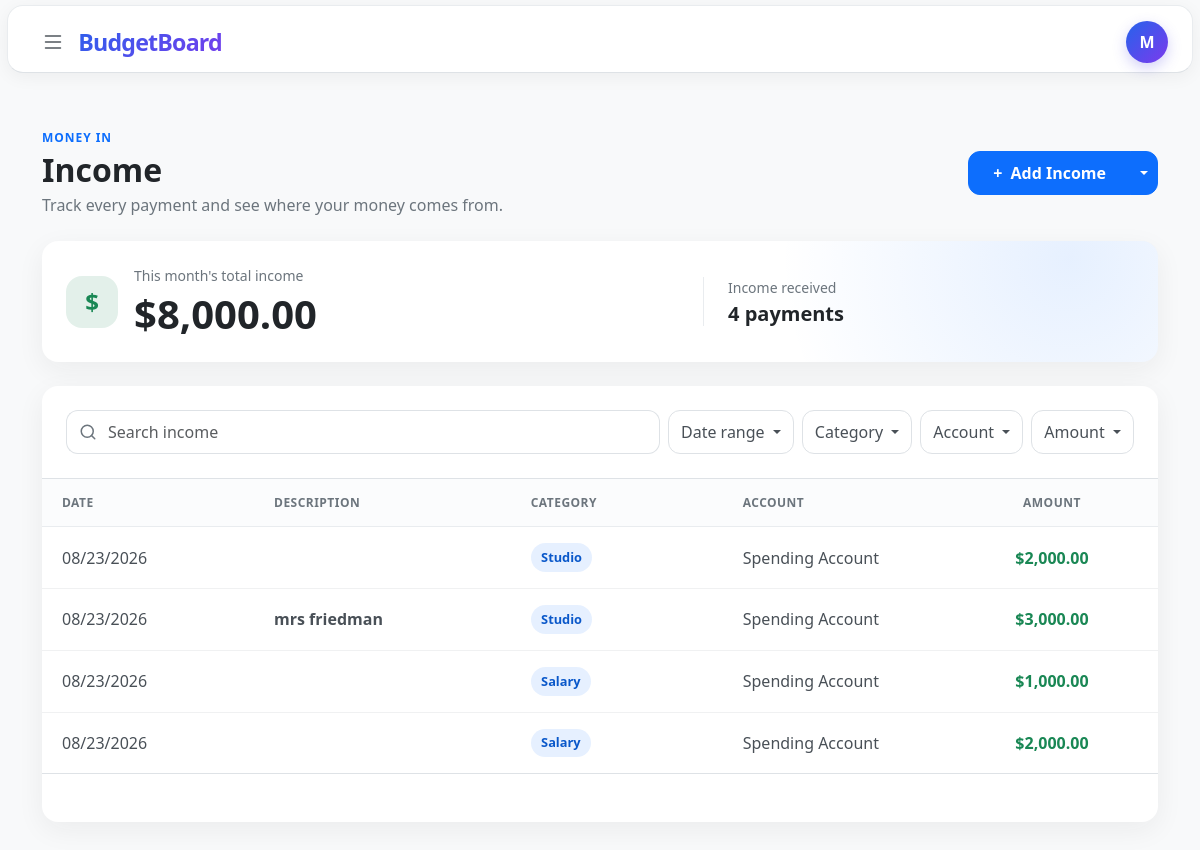
Page /income (signed in) on the earlier database version.
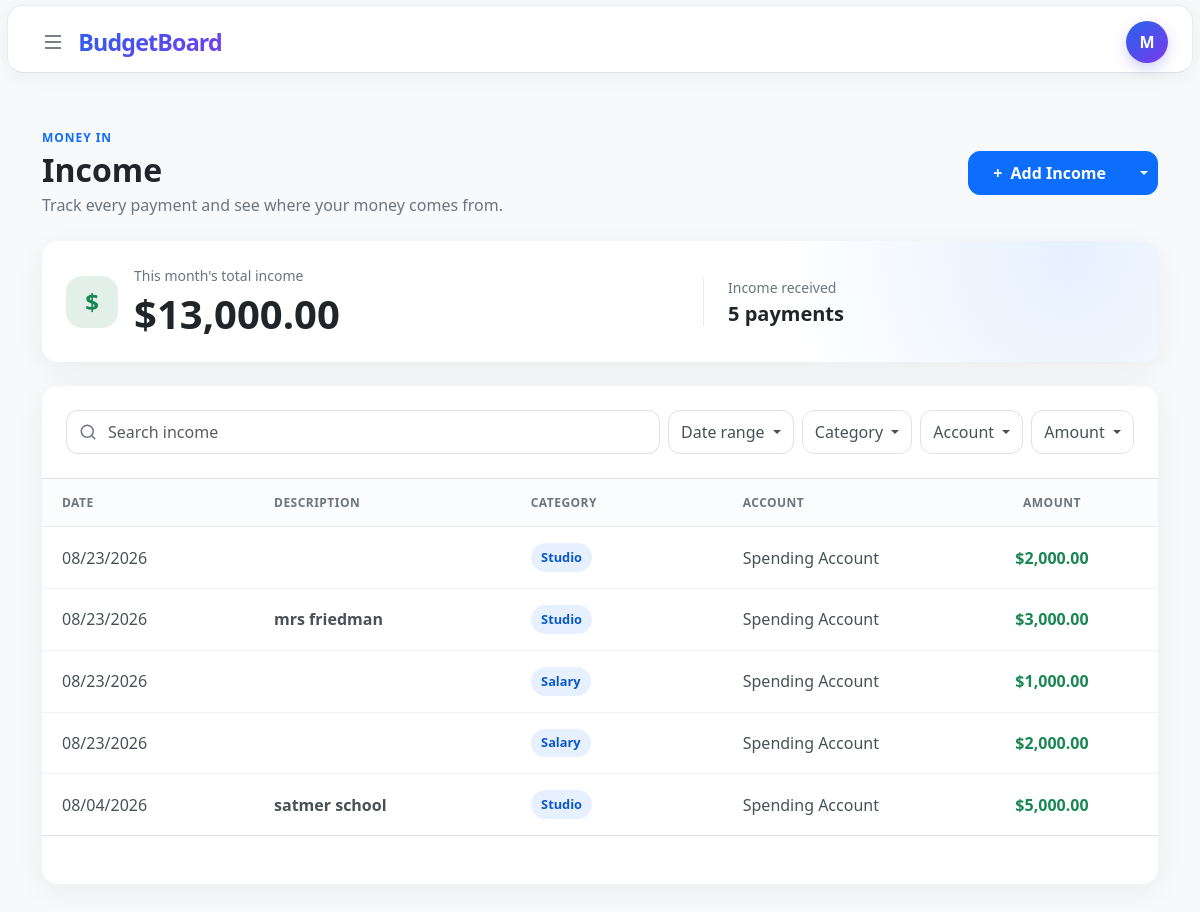
Same page on the later database version.
### tables this page shows
CREATE TABLE income (
    id INTEGER PRIMARY KEY AUTOINCREMENT,
    user_id INTEGER NOT NULL,
    amount NUMERIC NOT NULL,
    category_id INTEGER NOT NULL,
    description TEXT,
    account_id INTEGER NOT NULL,
    date DATETIME NOT NULL DEFAULT CURRENT_TIMESTAMP,
    added_at DATETIME NOT NULL DEFAULT CURRENT_TIMESTAMP,

    FOREIGN KEY (user_id) REFERENCES users(id),
    FOREIGN KEY (category_id) REFERENCES categories(id),
    FOREIGN KEY (account_id) REFERENCES accounts(id)
);

CREATE TABLE categories (
    id INTEGER PRIMARY KEY AUTOINCREMENT,
    user_id INTEGER NOT NULL,
    name TEXT NOT NULL,
    type TEXT NOT NULL CHECK (type IN ('income', 'expense')),
    created_at DATETIME NOT NULL DEFAULT CURRENT_TIMESTAMP,

    FOREIGN KEY (user_id) REFERENCES users(id),
    UNIQUE (user_id, name, type)
);

CREATE TABLE accounts(
    id INTEGER PRIMARY KEY AUTOINCREMENT,
    user_id INTEGER NOT NULL,
    name TEXT NOT NULL,
    type TEXT NOT NULL CHECK (
        type IN (
            'checking',
            'savings',
            'cash',
            'credit card',
            'investment',
            'other'
        )
    ),
    bank TEXT,
    created_at DATETIME NOT NULL DEFAULT CURRENT_TIMESTAMP,

    FOREIGN KEY (user_id) REFERENCES users(id)
);

### app.py (the view)
@app.route("/income", defaults={"limit": 10}, methods=["GET", "POST"])
@app.route("/income/<int:limit>", methods=["GET", "POST"])
def income(limit):
    user_id = session["user_id"]
    allowed_limits = (10, 25, 50)
    if limit not in allowed_limits:
        limit = 10
    errors = {}
    if request.method == "POST":
        amount_text = (request.form.get("amount") or "").strip()
        category_name = (request.form.get("category") or "").strip()
        submitted_description = request.form.get("description")
        description = submitted_description.strip() if submitted_description else None
        account_id_text = (request.form.get("account_id") or "").strip()
        income_date = (request.form.get("date") or "").strip()
        cents_amount = None
        account_id = None
        try:
            amount = Decimal(amount_text)
            cents_amount = amount.quantize(Decimal("0.01"))
            if not amount.is_finite() or amount <= 0 or amount != cents_amount:
                errors["amount"] = (
                    "Enter an amount greater than zero with no more "
                    "than two decimal places."
                )
        except (InvalidOperation, ValueError):
            errors["amount"] = (
                "Enter an amount greater than zero with no more "
                "than two decimal places."
            )
        if not category_name:
            errors["category"] = "Income category is required."
        elif len(category_name) > 50:
            errors["category"] = "Income category must be 50 characters or fewer."
        if description and len(description) > 150:
            errors["description"] = "Description must be 150 characters or fewer."
        try:
            account_id = int(account_id_text)
        except ValueError:
            errors["account_id"] = "Select a valid account."
        else:
            account_rows = db.execute(
                "SELECT id FROM accounts WHERE id = ? AND user_id = ?",
                account_id,
                user_id
            )
            if len(account_rows) != 1:
                errors["account_id"] = "Select a valid account."
        try:
            datetime.strptime(income_date, "%Y-%m-%d")
        except ValueError:
            errors["date"] = "Select a valid income date."
        if errors:
            form_data = {
                "amount": amount_text,
                "category": category_name,
                "description": description if description is not None else "",
                "account_id": account_id_text,
                "date": income_date
            }
        else:
            category_rows = db.execute(
                """
                SELECT id
                FROM categories
                WHERE user_id = ?
                  AND type = 'income'
                  AND name = ? COLLATE NOCASE
                """,
                user_id,
                category_name
            )
            if category_rows:
                category_id = category_rows[0]["id"]
            else:
                category_id = db.execute(
                    """
                    INSERT INTO categories (user_id, name, type)
                    VALUES (?, ?, 'income')
                    """,
                    user_id,
                    category_name
                )
            db.execute(
                """
                INSERT INTO income (
                    user_id,
                    amount,
                    category_id,
                    description,
                    account_id,
                    date
                )
                VALUES (?, ?, ?, ?, ?, ?)
                """,
                user_id,
                float(cents_amount),
                category_id,
                description,
                account_id,
                income_date
            )
            return redirect(url_for("income", limit=limit, added=1))
    else:
        form_data = {
            "amount": "",
            "category": "",
            "description": "",
            "account_id": "",
            "date": datetime.now().strftime("%Y-%m-%d")
        }
    accounts = db.execute(
        "SELECT id, name FROM accounts WHERE user_id = ? ORDER BY name",
        user_id
    )
    categories = db.execute(
        """
        SELECT id, name
        FROM categories
        WHERE user_id = ? AND type = 'income'
        ORDER BY name
        """,
        user_id
    )
    entries = db.execute(
        """
        SELECT
            income.id,
            income.amount,
            income.description,
            strftime('%m/%d/%Y', income.date) AS display_date,
            categories.name AS category,
            accounts.name AS account
        FROM income
        JOIN categories ON categories.id = income.category_id
        JOIN accounts ON accounts.id = income.account_id
        WHERE income.user_id = ?
        ORDER BY income.date DESC, income.id DESC
        LIMIT ?
        """,
        user_id,
        limit + 1
    )
    has_more = len(entries) > limit
    entries = entries[:limit]
    summary = db.execute(
        """
        SELECT
            COALESCE(SUM(amount), 0) AS total,
            COUNT(*) AS count
        FROM income
        WHERE user_id = ?
          AND date(date, 'start of month') =
              date('now', 'localtime', 'start of month')
        """,
        user_id
    )[0]
    next_limit = {10: 25, 25: 50, 50: None}[limit] if has_more else None
    return render_template(
        "income.html",
        accounts=accounts,
        categories=categories,
        entries=entries,
        summary=summary,
        errors=errors,
        form_data=form_data,
        current_limit=limit,
        next_limit=next_limit
    ), 400 if errors else 200

### templates/income.html (shortened to what this page needs)
{% extends "layout.html" %}
{% block main %}
    <section class="income-page py-4 py-lg-5">
        <div class="container-xl">
            <div class="d-flex flex-column flex-sm-row align-items-sm-center justify-content-between gap-3 mb-4">
                <div>
                    <p class="income-eyebrow mb-1">Money in</p>
                    <h1 class="h2 fw-bold mb-1">Income</h1>
                    <p class="text-secondary mb-0">Track every payment and see where your money comes from.</p>
                </div>
                <div class="btn-group income-add-group align-self-start align-self-sm-center">
                    <button
                        class="btn btn-primary px-4"
                        type="button"
                        data-bs-toggle="modal"
                        data-bs-target="#addIncomeModal"
                    >
                        <span class="me-1" aria-hidden="true">+</span> Add Income
                    </button>
                    <button
                        class="btn btn-primary dropdown-toggle dropdown-toggle-split"
                        type="button"
                        data-bs-toggle="dropdown"
                        aria-expanded="false"
                    >
                    </button>
                </div>
            </div>
            <div class="card income-summary-card border-0 mb-4">
                <div class="card-body p-4">
                    <div class="row align-items-center g-4">
                        <div class="col-sm-7">
                            <div class="d-flex align-items-center gap-3">
                                <div class="income-summary-icon" aria-hidden="true">$</div>
                                <div>
                                    <p class="text-secondary small mb-1">This month's total income</p>
                                    <p class="display-6 fw-bold mb-0">{{ summary["total"] | usd }}</p>
                                </div>
                            </div>
                        </div>
                        <div class="col-sm-5">
                            <div class="income-summary-detail ps-sm-4">
                                <p class="text-secondary small mb-1">Income received</p>
                                <p class="h5 fw-semibold mb-0">
                                    {{ summary["count"] }}
                                    {{ "payment" if summary["count"] == 1 else "payments" }}
                                </p>
                            </div>
                        </div>
                    </div>
                </div>
            </div>
            <div class="card income-list-card border-0">
                <div class="card-body p-0">
                    <div class="p-3 p-lg-4 border-bottom">
                        <div class="row g-2 align-items-center">
                            <div class="col-12 col-lg">
                                <div class="input-group income-search">
                                    <span class="input-group-text bg-white border-end-0 text-secondary" aria-hidden="true">
                                        <svg width="18" height="18" viewBox="0 0 24 24" fill="none" stroke="currentColor" stroke-width="2" stroke-linecap="round" stroke-linejoin="round">
                                            <circle cx="11" cy="11" r="8"></circle>
                                            <path d="m21 21-4.35-4.35"></path>
                                        </svg>
                                    </span>
                                    <input
                                        class="form-control border-start-0 ps-0"
                                        type="search"
                                        placeholder="Search income"
                                        aria-label="Search income"
                                    >
                                </div>
                            </div>
                            <div class="col-6 col-sm-auto dropdown">
                                <button class="btn btn-outline-secondary w-100 dropdown-toggle" type="button" data-bs-toggle="dropdown" data-bs-auto-close="outside" aria-expanded="false">
                                    Date range
                                </button>
                            </div>
                            <div class="col-6 col-sm-auto dropdown">
                                <button class="btn btn-outline-secondary w-100 dropdown-toggle" type="button" data-bs-toggle="dropdown" data-bs-auto-close="outside" aria-expanded="false">
                                    Category
                                </button>
                            </div>
                            <div class="col-6 col-sm-auto dropdown">
                                <button class="btn btn-outline-secondary w-100 dropdown-toggle" type="button" data-bs-toggle="dropdown" data-bs-auto-close="outside" aria-expanded="false">
                                    Account
                                </button>
                            </div>
                            <div class="col-6 col-sm-auto dropdown">
                                <button class="btn btn-outline-secondary w-100 dropdown-toggle" type="button" data-bs-toggle="dropdown" data-bs-auto-close="outside" aria-expanded="false">
                                    Amount
                                </button>
                            </div>
                        </div>
                    </div>
                    <div class="table-responsive">
                        <table class="table income-table align-middle mb-0">
                            <colgroup>
                                <col class="income-col-standard">
                                <col class="income-col-description">
                                <col class="income-col-standard">
                                <col class="income-col-account">
                                <col class="income-col-standard">
                            </colgroup>
                            <thead>
                                <tr>
                                    <th scope="col">Date</th>
                                    <th scope="col">Description</th>
                                    <th scope="col">Category</th>
                                    <th scope="col">Account</th>
                                    <th class="income-amount-column" scope="col">Amount</th>
                                </tr>
                            </thead>
                            <tbody>
                                {% for entry in entries %}
                                    <tr>
                                        <td><span class="text-nowrap">{{ entry["display_date"] }}</span></td>
                                        <td><span class="fw-semibold">{{ entry["description"] or "" }}</span></td>
                                        <td><span class="income-category">{{ entry["category"] }}</span></td>
                                        <td>{{ entry["account"] }}</td>
                                        <td class="income-amount-column fw-semibold text-success">{{ entry["amount"] | usd }}</td>
                                    </tr>
                                {% else %}
                                    <tr>
                                        <td class="text-center text-secondary py-5" colspan="5">
                                            No income has been recorded yet.
                                        </td>
                                    </tr>
                                {% endfor %}
                            </tbody>
                        </table>
                    </div>
                    <div class="text-center p-4 border-top">
                    </div>
                </div>
            </div>
        </div>
    </section>
{% endblock %}

Differences in the rows shown:
added income: display_date "08/04/2026", description "satmer school", category "Studio", account "Spending Account", amount "$5,000.00"
Other differences:
{{ summary["total"] | usd }}: "$8,000.00" → "$13,000.00"
{{ summary["count"] }}: "4" → "5"
